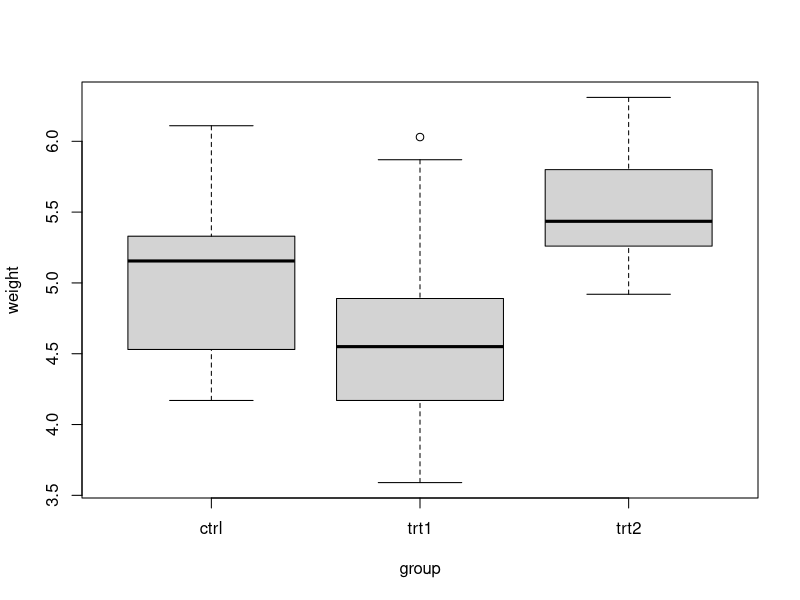
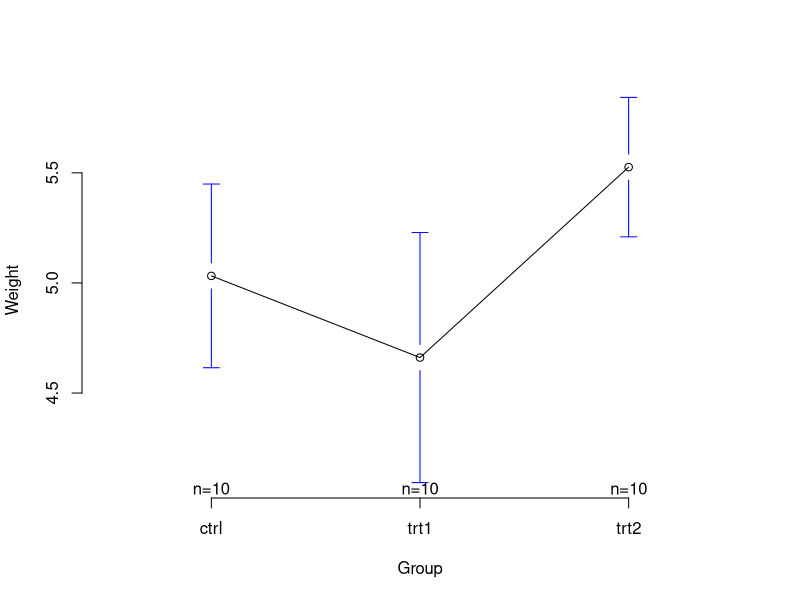
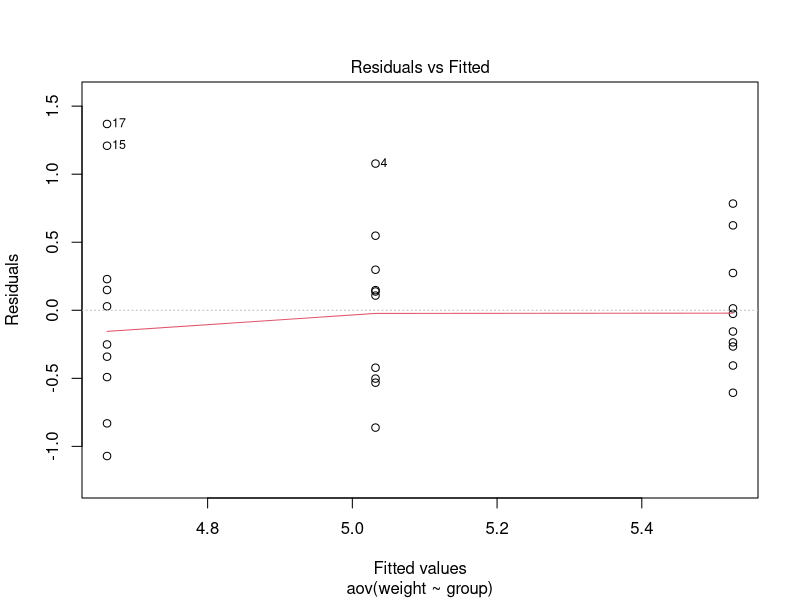

Generate these figures, in order, with R:
##### ANOVA - Study ######

data <- PlantGrowth

data1 <- data

#### Exploratory data analysis

View(data)

dim(data)

labels(data)

str(data)

levels(data$group)

summary(data)

IQR(data$weight)

LL <- 4.550 - (1.5*0.95)
UL <- 5.530 + (1.5*0.95)

LL
UL

##### No Outliers ####

colSums(is.na(data))

#### Visualization of the data

boxplot(weight~group, data = data)

install.packages("gplots")

library(gplots)

plotmeans(weight~group, data = data, frame = FALSE, xlab = "Group", ylab = "Weight")

##### ANOVA Test ####

test.aov <- aov(weight~group, data = data)

summary.aov(test.aov)

## Null Hypothesis - The means of the groups are the same
## Alternate Hypothesis - The means of atleast one of the groups is different

#### since p value is less than 0.05 we reject the Null hypothesis, the means of the population of the three groups are different

#### HSD test to determine which groups are different

TukeyHSD(test.aov)

#### If the p value is less than significane level then the difference between the groups is significant

#### Based on Tukey HSD test the difference between trt2 and trt1 is significant

##### Checking of Assumptions ####

### Homogeneity of Variance

plot(test.aov,1)

library(car)

leveneTest(weight~group, data = data)

## Null Hypothesis - Variances are equal
## Alternate Hypothesis - Variances are Not Equal

## P value is greater than significane level, hence we do not reject the Null Hypothesis

##### Relaxing the Homogenity of Variance Assumption

### Welsh One way test - ANOVA test with no assumption of equal variances

oneway.test(weight~group, data = data)

## Null Hypothesis - No equal variance
## Alternate Hypothesis - Equal variance
## since p value is less than significane level we reject the Null Hypothesis


####### Checking Normality Assumption

## Perform Shapiro- Wilk test on the ANOVA residuals

### Extract the residuals

aov_residuals <- residuals(object = test.aov)

### Run Shapiro Wilks test

shapiro.test(x = aov_residuals)

## Null Hypothesis - Data is normal
## Alternate Hypothesis - Data is Not Normal

## Since p value is greater than significane level we do not rejet the Null Hypothesis

#### NON PARAMETRIC Method for One Way ANOVA when assumptions are not met 

### Kruskal-Wallis rank sum test #####

kruskal.test(weight~group, data = data)

## Null Hypothesis - No difference in mean 

### Alternate Hypotheis - Difference in mean

## As the p value is less than the significane level, we reject the Null Hypothesis.
